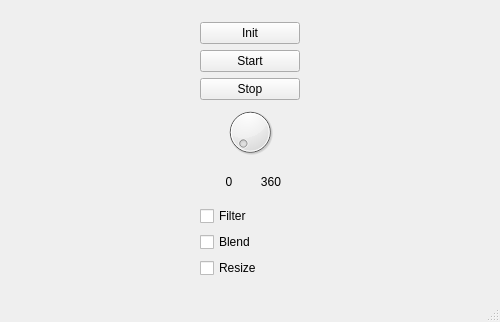
<?xml version="1.0" encoding="UTF-8"?>
<ui version="4.0">
 <class>MainWindow</class>
 <widget class="QMainWindow" name="MainWindow">
  <property name="geometry">
   <rect>
    <x>0</x>
    <y>0</y>
    <width>500</width>
    <height>322</height>
   </rect>
  </property>
  <property name="windowTitle">
   <string>FIT9201SUMBATYANTS_Puzzle</string>
  </property>
  <widget class="QWidget" name="mainWidget">
   <property name="minimumSize">
    <size>
     <width>500</width>
     <height>300</height>
    </size>
   </property>
   <layout class="QHBoxLayout" name="horizontalLayout_2">
    <item>
     <widget class="QWidget" name="controlWidget" native="true">
      <property name="sizePolicy">
       <sizepolicy hsizetype="Fixed" vsizetype="Preferred">
        <horstretch>0</horstretch>
        <verstretch>0</verstretch>
       </sizepolicy>
      </property>
      <layout class="QVBoxLayout" name="verticalLayout_2">
       <item>
        <widget class="QPushButton" name="initButton">
         <property name="text">
          <string>Init</string>
         </property>
        </widget>
       </item>
       <item>
        <widget class="QPushButton" name="startButton">
         <property name="text">
          <string>Start</string>
         </property>
        </widget>
       </item>
       <item>
        <widget class="QPushButton" name="stopButton">
         <property name="text">
          <string>Stop</string>
         </property>
        </widget>
       </item>
       <item>
        <widget class="QDial" name="dial">
         <property name="maximum">
          <number>360</number>
         </property>
        </widget>
       </item>
       <item>
        <widget class="QWidget" name="dialLabelWidget" native="true">
         <layout class="QHBoxLayout" name="horizontalLayout_3">
          <item>
           <widget class="QLabel" name="minLabel">
            <property name="text">
             <string>0</string>
            </property>
            <property name="alignment">
             <set>Qt::AlignCenter</set>
            </property>
           </widget>
          </item>
          <item>
           <widget class="QLabel" name="maxLabel">
            <property name="text">
             <string>360</string>
            </property>
            <property name="alignment">
             <set>Qt::AlignCenter</set>
            </property>
           </widget>
          </item>
         </layout>
        </widget>
       </item>
       <item>
        <widget class="QCheckBox" name="filterCheckBox">
         <property name="text">
          <string>Filter</string>
         </property>
        </widget>
       </item>
       <item>
        <widget class="QCheckBox" name="blendCheckBox">
         <property name="text">
          <string>Blend</string>
         </property>
        </widget>
       </item>
       <item>
        <widget class="QCheckBox" name="resizeCheckBox">
         <property name="text">
          <string>Resize</string>
         </property>
        </widget>
       </item>
       <item>
        <spacer name="verticalSpacer">
         <property name="orientation">
          <enum>Qt::Vertical</enum>
         </property>
         <property name="sizeHint" stdset="0">
          <size>
           <width>20</width>
           <height>40</height>
          </size>
         </property>
        </spacer>
       </item>
      </layout>
     </widget>
    </item>
   </layout>
  </widget>
  <widget class="QStatusBar" name="statusBar"/>
 </widget>
 <layoutdefault spacing="6" margin="11"/>
 <resources/>
 <connections/>
</ui>
